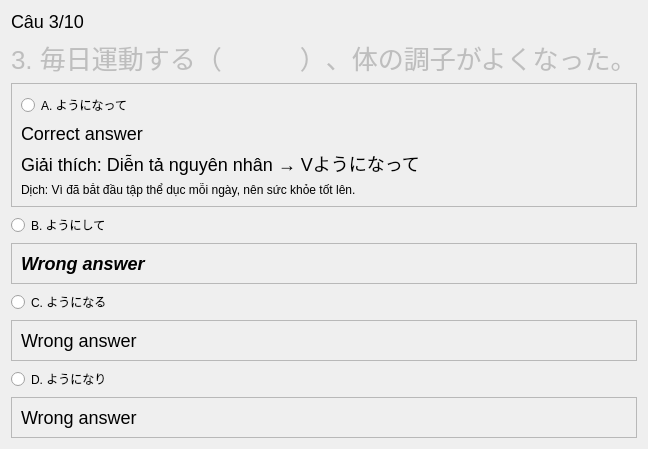
               <widget class="QWidget" name="page">
                <layout class="QVBoxLayout" name="verticalLayout_10">
                 <item>
                  <widget class="QLabel" name="label_13">
                   <property name="styleSheet">
                    <string notr="true">font-size: 18px;</string>
                   </property>
                   <property name="text">
                    <string>Câu 3/10</string>
                   </property>
                  </widget>
                 </item>
                 <item>
                  <widget class="QLabel" name="label_14">
                   <property name="enabled">
                    <bool>false</bool>
                   </property>
                   <property name="font">
                    <font>
                     <family>Segoe UI</family>
                     <pointsize>-1</pointsize>
                    </font>
                   </property>
                   <property name="styleSheet">
                    <string notr="true">font-size: 26px;</string>
                   </property>
                   <property name="text">
                    <string>3. 毎日運動する（　　　）、体の調子がよくなった。</string>
                   </property>
                  </widget>
                 </item>
                 <item>
                  <widget class="QFrame" name="frame_9">
                   <property name="frameShape">
                    <enum>QFrame::StyledPanel</enum>
                   </property>
                   <property name="frameShadow">
                    <enum>QFrame::Raised</enum>
                   </property>
                   <layout class="QVBoxLayout" name="verticalLayout_11">
                    <item>
                     <widget class="QRadioButton" name="radioButton">
                      <property name="text">
                       <string>A. ようになって</string>
                      </property>
                     </widget>
                    </item>
                    <item>
                     <widget class="QLabel" name="label_15">
                      <property name="font">
                       <font>
                        <family>Segoe UI</family>
                        <pointsize>-1</pointsize>
                       </font>
                      </property>
                      <property name="styleSheet">
                       <string notr="true">font-size: 18px;</string>
                      </property>
                      <property name="text">
                       <string>Correct answer</string>
                      </property>
                     </widget>
                    </item>
                    <item>
                     <widget class="QLabel" name="label_16">
                      <property name="font">
                       <font>
                        <family>Segoe UI</family>
                        <pointsize>-1</pointsize>
                       </font>
                      </property>
                      <property name="styleSheet">
                       <string notr="true">font-size: 18px;</string>
                      </property>
                      <property name="text">
                       <string>Giải thích: Diễn tả nguyên nhân → Vようになって</string>
                      </property>
                     </widget>
                    </item>
                    <item>
                     <widget class="QLabel" name="label_76">
                      <property name="text">
                       <string>Dịch: Vì đã bắt đầu tập thể dục mỗi ngày, nên sức khỏe tốt lên.</string>
                      </property>
                     </widget>
                    </item>
                   </layout>
                  </widget>
                 </item>
                 <item>
                  <widget class="QRadioButton" name="radioButton_2">
                   <property name="text">
                    <string>B. ようにして</string>
                   </property>
                  </widget>
                 </item>
                 <item>
                  <widget class="QFrame" name="frame_10">
                   <property name="font">
                    <font>
                     <family>Segoe UI</family>
                     <pointsize>-1</pointsize>
                     <weight>75</weight>
                     <italic>true</italic>
                     <bold>true</bold>
                    </font>
                   </property>
                   <property name="frameShape">
                    <enum>QFrame::StyledPanel</enum>
                   </property>
                   <property name="frameShadow">
                    <enum>QFrame::Raised</enum>
                   </property>
                   <layout class="QVBoxLayout" name="verticalLayout_12">
                    <item>
                     <widget class="QLabel" name="label_18">
                      <property name="styleSheet">
                       <string notr="true">font-size: 18px;</string>
                      </property>
                      <property name="text">
                       <string>Wrong answer</string>
                      </property>
                     </widget>
                    </item>
                   </layout>
                  </widget>
                 </item>
                 <item>
                  <widget class="QRadioButton" name="radioButton_3">
                   <property name="text">
                    <string>C. ようになる</string>
                   </property>
                  </widget>
                 </item>
                 <item>
                  <widget class="QFrame" name="frame_11">
                   <property name="frameShape">
                    <enum>QFrame::StyledPanel</enum>
                   </property>
                   <property name="frameShadow">
                    <enum>QFrame::Raised</enum>
                   </property>
                   <layout class="QVBoxLayout" name="verticalLayout_13">
                    <item>
                     <widget class="QLabel" name="label_19">
                      <property name="font">
                       <font>
                        <family>Segoe UI</family>
                        <pointsize>-1</pointsize>
                       </font>
                      </property>
                      <property name="styleSheet">
                       <string notr="true">font-size: 18px;</string>
                      </property>
                      <property name="text">
                       <string>Wrong answer</string>
                      </property>
                     </widget>
                    </item>
                   </layout>
                  </widget>
                 </item>
                 <item>
                  <widget class="QRadioButton" name="radioButton_4">
                   <property name="text">
                    <string>D. ようになり</string>
                   </property>
                  </widget>
                 </item>
                 <item>
                  <widget class="QFrame" name="frame_12">
                   <property name="frameShape">
                    <enum>QFrame::StyledPanel</enum>
                   </property>
                   <property name="frameShadow">
                    <enum>QFrame::Raised</enum>
                   </property>
                   <layout class="QVBoxLayout" name="verticalLayout_14">
                    <item>
                     <widget class="QLabel" name="label_20">
                      <property name="styleSheet">
                       <string notr="true">font-size: 18px;</string>
                      </property>
                      <property name="text">
                       <string>Wrong answer</string>
                      </property>
                     </widget>
                    </item>
                   </layout>
                  </widget>
                 </item>
                </layout>
               </widget>
